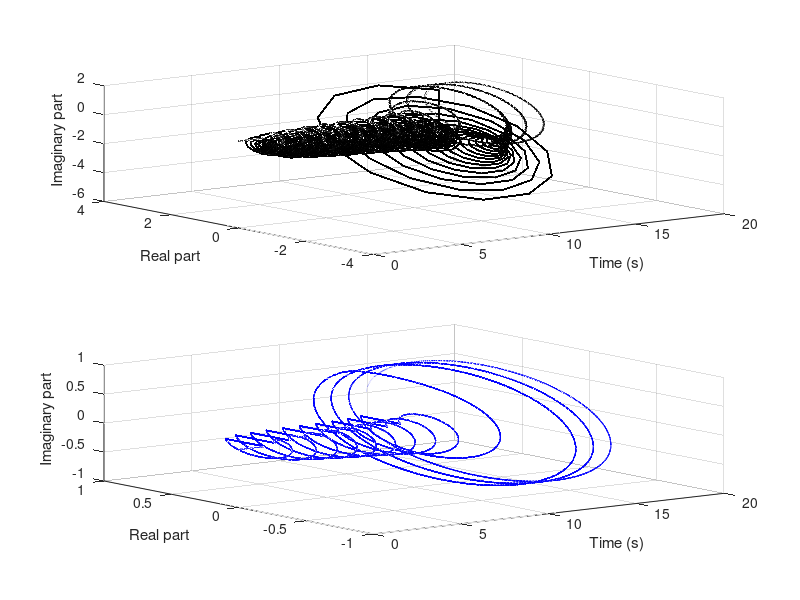
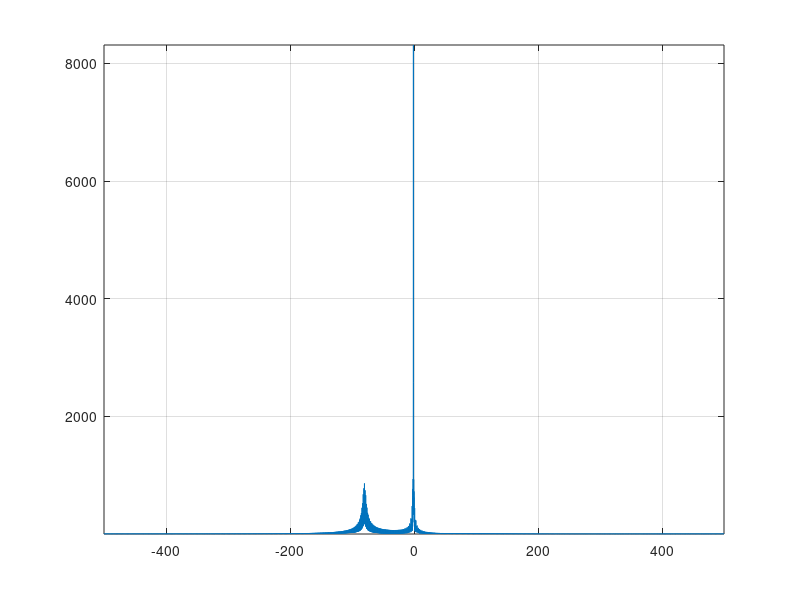

MATLAB code for these plots, in order:
%%
% a double limit cycle oscillator driving a gama oscillator

clear all;close all;clc;

animate = 1; % true or false

% play with the number of pulses (10 won't be enough to learn)
% play with making alpha more negative so that the learning quality of the
% oscillator goes away (make z0 0.9 to see the contour of the phase portrait).

% parameters of the double-limit cycle oscillator
z01 = 0.;
alpha1 = -2;
beta11 = 10;
beta21 = -1;
epsilon1 = 1;
f11 = 1;

% coupling strength from double-limit cycle to the gamma oscillator
c = 1000;

% parameters of the gamma oscillator
z02 = 0;
alpha2 = -15;
beta12 = 0;
beta22 = 0;
epsilon2 = 0;
f21 = 80;

% parameters for time
fs = 1000;
start_t = 1.5; % in seconds
end_t = 3; % in seconds
T = 1/fs;
time = 0:T:start_t;

% input parameters
npulses = 10;
pulse_amp = 0.2945; % in Fujioka et al. 2012 the tempos were 2.5Hz, 1.7Hz, and 1.3Hz
% the corresponding pulse amplitudes are: 2.5Hz : 0.153, 1.7Hz : 0.205, 1.3Hz : 0.247
pul_freq = 1;
pul_step = 1/pul_freq; % in seconds

% the output of beta drives a gamma oscillator
dzdt = @(t,z,alpha1,beta11,beta21,epsilon1,f11,c,alpha2,beta12,beta22,epsilon2,f21)  ...
    [z(1)*(alpha2 + 1i*2*pi*f21 + beta12*abs(z(1))^2 + ...
    (epsilon2*beta22*abs(z(1))^4)/(1-epsilon2*abs(z(1))^2)) + c*z(2); ...
    z(2)*(alpha1 + 1i*2*pi*f11 + beta11*abs(z(2))^2 + ...
    (epsilon1*beta21*abs(z(2))^4)/(1-epsilon1*abs(z(2))^2))];

% integrate the ode to obtain the amplitude
[t_out,z_out] = ode45(@(t,z) dzdt(t,z,alpha1,beta11,beta21,epsilon1,f11,c,...
    alpha2,beta12,beta22,epsilon2,f21),time,[z02 z01]);

z_all_1 = [];
z_all_2 = [];
time_all = [];
z_all_1 = [z_all_1 z_out(:,2)'];
z_all_2 = [z_all_2 z_out(:,1)'];
time_all = [time_all t_out'];


% stimulation
for i=1:npulses
    
    % new oscillator parameter
    z01 = z_all_1(end) + pulse_amp;
    z02 = z_all_2(end);
    
    % parameters for time
    time = time_all(end):T:time_all(end)+pul_step;
    
    % the output of beta drives a gamma oscillator
    dzdt = @(t,z,alpha1,beta11,beta21,epsilon1,f11,c,alpha2,beta12,beta22,epsilon2,f21)  ...
        [z(1)*(alpha2 + 1i*2*pi*f21 + beta12*abs(z(1))^2 + ...
        (epsilon2*beta22*abs(z(1))^4)/(1-epsilon2*abs(z(1))^2)) + c*z(2); ...
        z(2)*(alpha1 + 1i*2*pi*f11 + beta11*abs(z(2))^2 + ...
        (epsilon1*beta21*abs(z(2))^4)/(1-epsilon1*abs(z(2))^2))];
    
    % integrate the ode to obtain the amplitude
    [t_out,z_out] = ode45(@(t,z) dzdt(t,z,alpha1,beta11,beta21,epsilon1,f11,c,...
        alpha2,beta12,beta22,epsilon2,f21),time,[z02 z01]);
    
    z_all_1 = [z_all_1 z_out(:,2)'];
    z_all_2 = [z_all_2 z_out(:,1)'];
    time_all = [time_all t_out'];
    
end

% new oscillator parameter
z01 = z_all_1(end);
z02 = z_all_2(end);

% parameters for time
time = time_all(end):T:time_all(end)+end_t;

% the output of beta drives a gamma oscillator
dzdt = @(t,z,alpha1,beta11,beta21,epsilon1,f11,c,alpha2,beta12,beta22,epsilon2,f21)  ...
    [z(1)*(alpha2 + 1i*2*pi*f21 + beta12*abs(z(1))^2 + ...
    (epsilon2*beta22*abs(z(1))^4)/(1-epsilon2*abs(z(1))^2)) + c*z(2); ...
    z(2)*(alpha1 + 1i*2*pi*f11 + beta11*abs(z(2))^2 + ...
    (epsilon1*beta21*abs(z(2))^4)/(1-epsilon1*abs(z(2))^2))];

% integrate the ode to obtain the amplitude
[t_out,z_out] = ode45(@(t,z) dzdt(t,z,alpha1,beta11,beta21,epsilon1,f11,c,...
    alpha2,beta12,beta22,epsilon2,f21),time,[z02 z01]);

z_all_1 = [z_all_1 z_out(:,2)'];
z_all_2 = [z_all_2 z_out(:,1)'];
time_all = [time_all t_out'];% figure('position', [1, 1, 500, 1000])


if animate
    figure('position', [1, 1, 5000, 1000])
    for i=1:length(time_all)
        
        if mod(i,fs/20) == 0
            subplot(2,2,1:2)
            plot3(time_all(1:i),real(z_all_2(1:i)),imag(z_all_2(1:i)),'-k')
            grid on
            hold on
            xlabel('Time (s)')
            ylabel('Real part')
            zlabel('Imaginary part')
            subplot(2,2,3:4)
            plot3(time_all(1:i),real(z_all_1(1:i)),imag(z_all_1(1:i)),'-b')
            grid on
            hold on
            xlabel('Time (s)')
            ylabel('Real part')
            zlabel('Imaginary part')
            pause(0.05)
        end
    end
end

figure(2)
plot(linspace(-(fs/2),(fs/2)-1,length(z_all_1)),fftshift(abs(fft(z_all_2))))
axis tight
grid on

% Langner, periodotopy, MEG human paper trying to find, in humans, his
% previous findings from animal work. References in Fujioka 2003. 